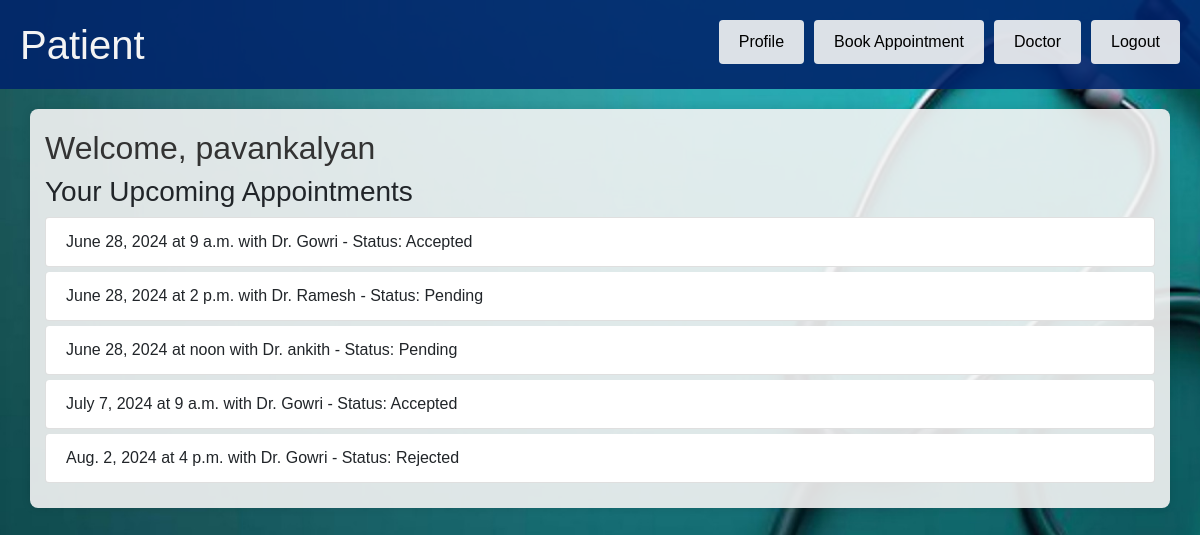
The page /patient/dashboard/ (signed in) on the database as committed earlier.
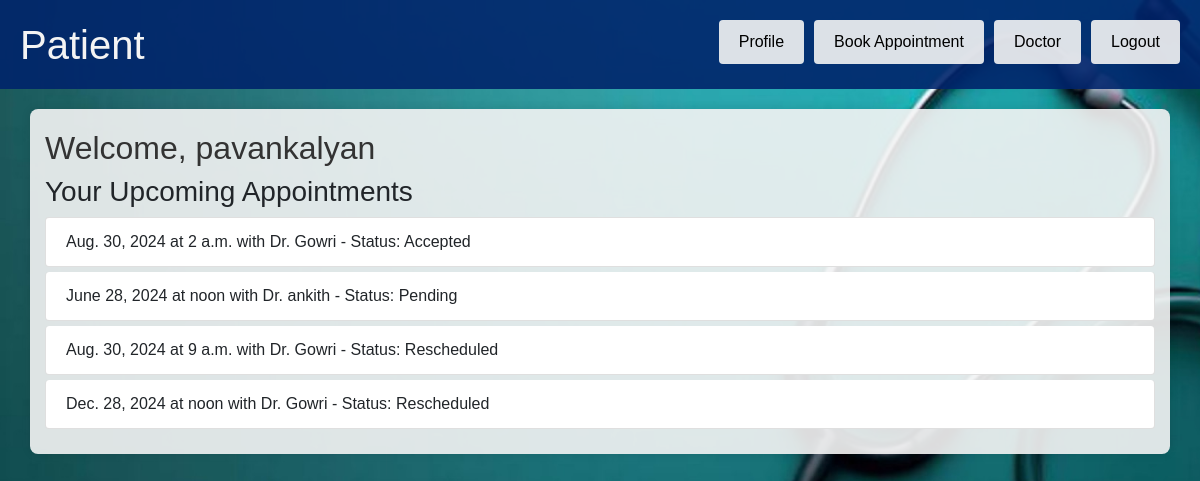
The same page on the database as committed later.
### app1/models.py (models this page shows, shortened)
class Appointment(models.Model):
    doctor = models.ForeignKey(Doctor, on_delete=models.CASCADE)
    patient = models.ForeignKey(Patient, on_delete=models.CASCADE)
    appointment_date = models.DateField()
    appointment_time = models.TimeField()
    status = models.CharField(max_length=20, choices=[('Pending', 'Pending'), ('Accepted', 'Accepted'), ('Rejected', 'Rejected'),('Rescheduled', 'Rescheduled')], default='Pending')
    is_accepted = models.BooleanField(default=False)  # New field to track acceptance by doctor
    is_rescheduled = models.BooleanField(default=False)
    class Meta:
        unique_together = ('doctor', 'appointment_date', 'appointment_time')

class Doctor(models.Model):
    user = models.OneToOneField(User, on_delete=models.CASCADE)
    specialization = models.CharField(max_length=100)
    experience = models.IntegerField(null=True)

### app1/views.py (the view)
# urls.py: path('patient/dashboard/', views.patient_dashboard, name='patient_dashboard'),
@login_required
def patient_dashboard(request):
    patient = Patient.objects.get(user=request.user)
    appointments = Appointment.objects.filter(patient=patient)
    if request.method == 'POST':
        form = AppointmentForm(request.POST)
        if form.is_valid():
            appointment = form.save(commit=False)
            appointment.patient = patient
            appointment.save()
            return redirect('patient_dashboard')  # Redirect after successfully saving appointment
    else:
        form = AppointmentForm()
    return render(request, 'patient_dashboard.html', {'appointments': appointments, 'form': form})

### app1/templates/patient_dashboard.html (shortened to what this page needs)
{% load static %}
<!DOCTYPE html>
<html lang="en">
<head>
    <link href="https://maxcdn.bootstrapcdn.com/bootstrap/4.5.2/css/bootstrap.min.css" rel="stylesheet">
</head>
<body>
    <header>
        <nav>
            <h1>Patient</h1>
            <ul>
                <li><a href="{% url 'patient_profile' %}">Profile</a></li>
                <li><a href="{% url 'book_appointment' %}">Book Appointment</a></li>
                <li><a href="{% url 'doctors_by_specialization' %}">Doctor</a></li>
                <li><a href="{% url 'logout' %}">Logout</a></li>
            </ul>
        </nav>
    </header>
    <main class="container">
        <h2>Welcome, {{ request.user.username }}</h2>
        <section>
            <h3>Your Upcoming Appointments</h3>
            {% if appointments %}
                <ul class="list-group">
                    {% for appointment in appointments %}
                        <li class="list-group-item">
                            {{ appointment.appointment_date }} at {{ appointment.appointment_time }} with Dr. {{ appointment.doctor.user.username }} - Status: {{ appointment.status }}
                        </li>
                    {% endfor %}
                </ul>
            {% else %}
                <p>No upcoming appointments.</p>
            {% endif %}
        </section>
    </main>
</body>
</html>

Rows that differ between the two databases and show on the page:
removed Appointment: appointment_date "June 28, 2024", appointment_time "2 p.m.", doctor.user.username "Ramesh", status "Pending"
changed Appointment "Accepted": appointment_date "June 28, 2024" → "Aug. 30, 2024"; appointment_time "9 a.m." → "2 a.m."
changed Appointment (number 3 of 4 on the later page): appointment_date "July 7, 2024" → "Aug. 30, 2024"; status "Accepted" → "Rescheduled"
changed Appointment: appointment_date "Aug. 2, 2024" → "Dec. 28, 2024"; appointment_time "4 p.m." → "noon"; status "Rejected" → "Rescheduled"
